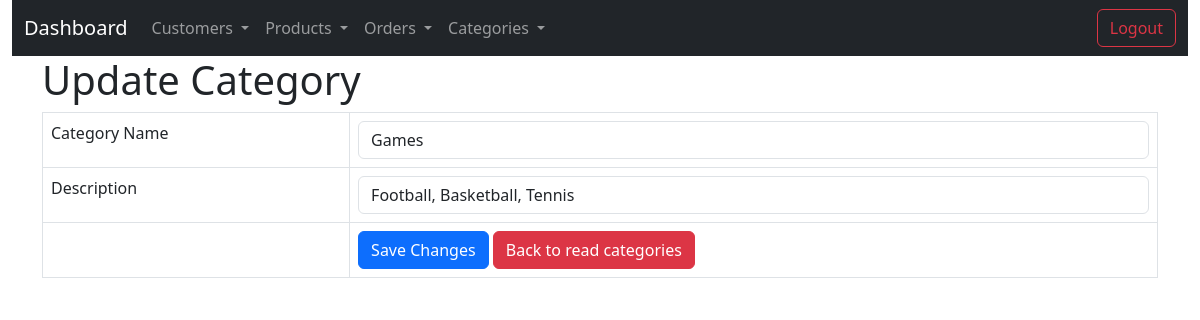
Page /category_update.php?categoryID=5 on the committed database.
### tables this page shows
CREATE TABLE IF NOT EXISTS `product_category` (
  `categoryID` int(11) NOT NULL AUTO_INCREMENT,
  `category_name` varchar(30) NOT NULL,
  `description` varchar(255) NOT NULL,
  PRIMARY KEY (`categoryID`)
);

### category_update.php (the view, shortened to what this page needs)
<!DOCTYPE HTML>
<html>
<head>
    <link href="https://cdn.jsdelivr.net/npm/bootstrap@5.3.0/dist/css/bootstrap.min.css" rel="stylesheet">
</head>
<?php
include 'navbar.php';
$categoryID = null;
$category_name = "";
$description = "";
if (isset($_GET['categoryID'])) {
    $categoryID = $_GET['categoryID'];
    include 'config_folder/database.php';
    try {
        $query = "SELECT categoryID, category_name, description FROM product_category WHERE categoryID = ?";
        $stmt = $con->prepare($query);
        $stmt->bindParam(1, $categoryID);
        $stmt->execute();
        $row = $stmt->fetch(PDO::FETCH_ASSOC);
        $category_name = $row['category_name'];
        $description = $row['description'];
    } catch (PDOException $exception) {
        die('ERROR: ' . $exception->getMessage());
    }
}
?>
<body>
    <div class="container">
        <div class="page-header">
            <h1>Update Category</h1>
        </div>
        <form action="<?php echo htmlspecialchars($_SERVER["PHP_SELF"] . "?categoryID={$categoryID}"); ?>" method="post" enctype="multipart/form-data">
            <table class='table table-hover table-responsive table-bordered'>
                <tr>
                    <td>Category Name</td>
                    <td><input type='text' name='category_name' value="<?php echo htmlspecialchars($category_name, ENT_QUOTES); ?>" class='form-control' /></td>
                </tr>
                <tr>
                    <td>Description</td>
                    <td><input type='text' name='description' value="<?php echo htmlspecialchars($description, ENT_QUOTES); ?>" class='form-control' /></td>
                </tr>
                <tr>
                    <td></td>
                    <td><input type='submit' value='Save Changes' class='btn btn-primary' /> <a href='category_index.php' class='btn btn-danger'>Back to read categories</a></td>
                </tr>
            </table>
        </form>
    </div>
</body>
</html>

### rows in the picture
product_category: category_name "Games", description "Football, Basketball, Tennis"
